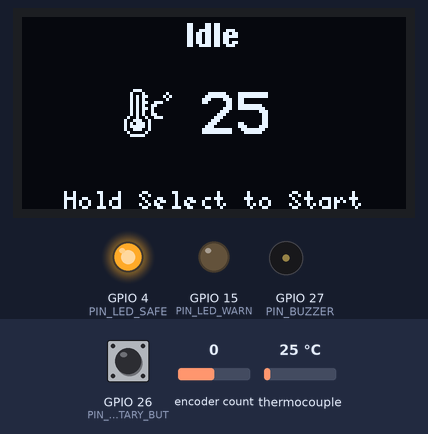
The sketch below on a simulated ESP32. Shown: 128×64 one-colour display, output pins drawn as LEDs (lit = HIGH), buzzer (waves = sounding). The inputs (shaded band) are chosen by the test bench; at power-on: GPIO 26 (PIN_ROTARY_BUT) HIGH, thermocouple 25 °C, encoder count 0. Pins used as bus, display or sensor lines are not drawn; what the sketch prints to the serial monitor is not drawn.

Above: at 3.6 s.
3.7 s: GPIO 26 (PIN_ROTARY_BUT) pulled LOW for 1 s
At 5.3 s:
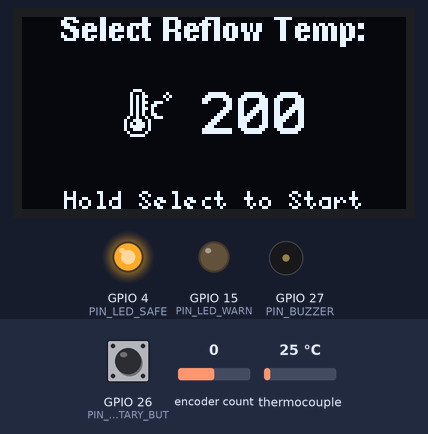
6.2 s: GPIO 26 (PIN_ROTARY_BUT) pulled LOW for 3.2 s
At 7.2 s:
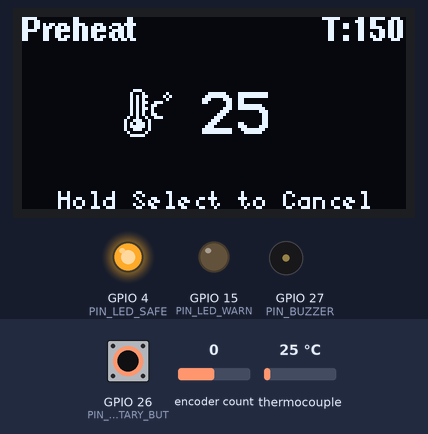
10.9 s: thermocouple set to 38 °C
At 12.3 s:
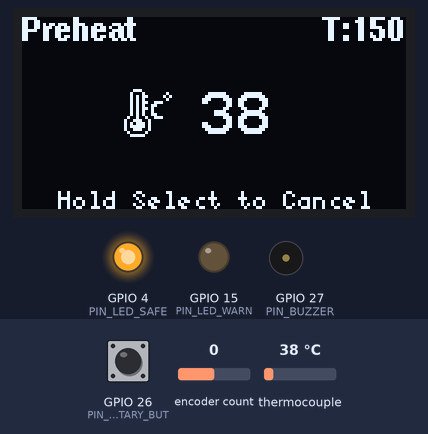
13.1 s: thermocouple set to 44 °C
At 14.2 s:
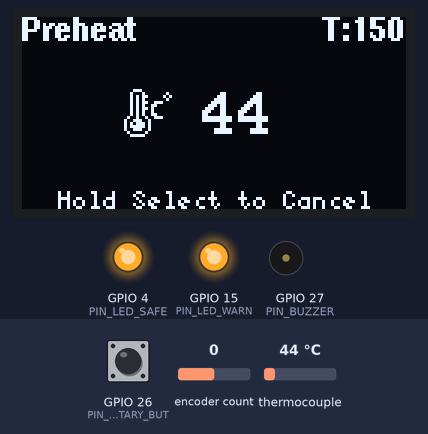
15.2 s: thermocouple set to 75 °C
At 17.0 s:
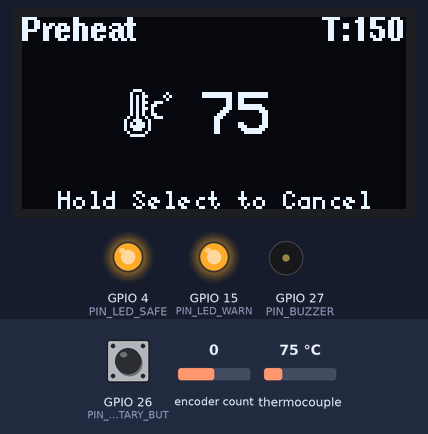
17.3 s: thermocouple set to 86 °C
At 19.1 s:
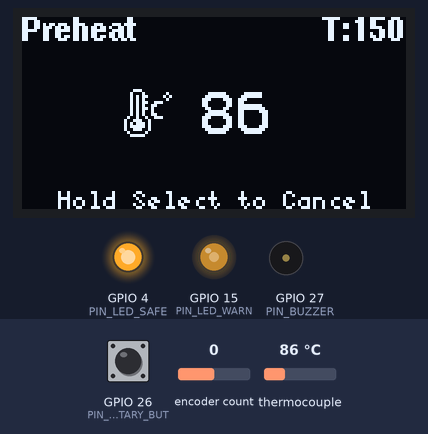
Timing chart, 0 to 20.4 s (numbered marks = the images above; inputs shaded):
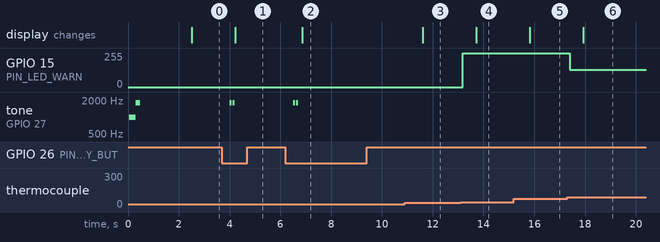

The sketch:

reflowplate.ino
```cpp
/* ---================================YAORP32 v0.1 ==================================---
Software to drive Wattle Labs YAORP32 (Yet Another Open Reflow Plate) based on ESP32 S3
and commonly available aluminium 400W PTC heating plates from AliExpress. Temperature is
determined using a K type thermocouple and read using a MAX6675. The PTC is driven by an
SSR using PWM and controlled by a PID.

Initial 0.1 release for testing and circuit board design purposes. Future improvements may
implement selectable reflow curves. For now the reflow temp can be changed in the UI and
the single curve in the code using "temp_preheat" variable.
*/

/* --- To do ---
1. Add confirmation sound(s) when each phase completes. Maybe a pip to represent each phase
2. Add a safety timer that will shutdown the PID/Hotplate if the elapsed time exceeds a value
*/

// Native libraries
#include <Arduino.h>
#include <Wire.h>

#include "driver/ledc.h" // ESP32 library for hardware timers (for LED flashing, and SSR PWM)

// Third party libraries
#include <U8g2lib.h> // Graphics library for OLED screen - https://github.com/olikraus/u8g2
#include "max6675.h" // MAX6675 thermocouple library - https://github.com/adafruit/MAX6675-library
#include <AutoPID.h> // PID libary - https://ryand.io/AutoPID/
#include "avdweb_Switch.h" // Switch library for debounce and hold function - https://github.com/avdwebLibraries/avdweb_Switch
#include <Rotary.h> // Rotary encoder library

// UI image resources
#include "logos.h"

// I2C GPIO connections for OLED display (SSD1306)
#define PIN_I2C_SDA 21
#define PIN_I2C_SCL 22

// Ancillary GPIO connections for SSR, Buzzer, indicator LEDs
#define PIN_SSR 33
#define PIN_BUZZER 27
#define PIN_LED_SAFE 4
#define PIN_LED_WARN 15

// SPI GPIO connections for MAX6675 Thermocouple Converter
#define PIN_THERMO_SDO 19
#define PIN_THERMO_CS 23
#define PIN_THERMO_SCK 5

// Rotary encoder GPIO connections
#define PIN_ROTARY_CLK 14  // rotary encoder CLK pin
#define PIN_ROTARY_SIG 13  // rotary encoder SIG pin
#define PIN_ROTARY_BUT 26  // press and hold button > 1s to "select"

// PID settings and gains
#define OUTPUT_MIN 0
#define OUTPUT_MAX 255
#define KP 2
#define KI .0025
#define KD 9

/* Try these :)
#define KP .12
#define KI .0003
#define KD 0
*/

#define TEMP_READ_DELAY 250    // Delay in ms to take temperature readings. Max6675 allows only every ~250ms
#define SCREEN_DRAW_DELAY 500  // Delay in ms to update the OLED display.

// Variables /////////////////////////////////////////////////////////////////
unsigned long lastTempUpdate;    //tracks time of last temp update
unsigned long lastScreenUpdate;  //tracks time of last screen update
unsigned long lastTimerUpdate;   // tracks timer of last timer update

int timerMode;  // used to track how long to spend in each mode once temperature is reached by the PID

double temperature, setTemp, outputVal;
double temp_preheat = 150;
double temp_reflow = 200;
int mode;  // 0 = Idle, 1 = Preheat, 2 = Soak, 3 = Reflow
int screen;
char *modeDescription = "";

bool boolAtSetPoint = false;
/////////////////////////////////////////////////////////////////////////////

// Instansiate SSD1306 display object
U8G2_SSD1306_128X64_NONAME_F_HW_I2C u8g2(U8G2_R0, PIN_I2C_SCL, PIN_I2C_SDA, U8X8_PIN_NONE);

// Instantiate MAX6675 thermocouple object
MAX6675 thermocouple(PIN_THERMO_SCK, PIN_THERMO_CS, PIN_THERMO_SDO);

// Instantiate AutoPID object
// input/output variables passed by reference, so they are updated automatically
AutoPID myPID(&temperature, &setTemp, &outputVal, OUTPUT_MIN, OUTPUT_MAX, KP, KI, KD);

// Instantiate rotary encoder rotation detection/debounce object - library "Rotary"
Rotary rotary = Rotary(PIN_ROTARY_CLK, PIN_ROTARY_SIG);

// Instantiate rotary encoder switch debounce object - library "AVDWeb_Switch"
Switch pushButton = Switch(PIN_ROTARY_BUT, INPUT_PULLUP, LOW, 1);

void setup() {
  Serial.begin(115200);
  Serial.println(F("Debug started..."));

  // Setup ledc channels for PWM control of SSR, warning LEDs, and sound output
  // Note the channel set-up was required to ensure SSR PWM freq. = 1kHz. Any other channels resulted in 1Hz and disruption of sound output
  ledcAttachChannel(PIN_SSR, /*PWM_FREQUENCY*/ 1000, /*PWM_RESOUTION */8, /*CHANNEL*/ 7); // 1000Hz needed to drive the plate to full temperatures!
  ledcAttachChannel(PIN_LED_WARN, /*PWM_FREQUENCY=*/4, /*PWM_RESOUTION=*/8, 1);  // 4Hz = lowest freq. hardware timer runs at. 8bit means values 0-255. Channel 1.
  ledcAttachChannel(PIN_LED_SAFE, /*PWM_FREQUENCY=*/4, /*PWM_RESOUTION=*/8, 2);
  ledcAttachChannel(PIN_BUZZER, /*PWM_FREQUENCY=*/4, /*PWM_RESOUTION=*/8, 4);

  // Setup PID
  myPID.setBangBang(30); // Bang bang set to > 30 below setpoint (0 to turn off)
  myPID.setTimeStep(TEMP_READ_DELAY);  // set PID update freq. to same as temperature sensor

  // Ensure status LEDs reflect startup temperature!
  temperature = thermocouple.readCelsius(); // Get plate temperature. We get it directly rather than through the function to mitigate startup delay showing incorrect warning LED status
  updateLEDs(); // Update LEDs based on plate temperature

  ui_boot();  // Display boot screen

  disableSSR();  // Ensure the SSR is turned off at boot

  mode = 0;  // Start in idle mode
  screen = 0; // Start in temp monitoring screen
}

void loop() {
  processEncoder(); // Process the rotary encoder

  getTemperature();  // Get temperature from thermocouple

  updateLEDs();  // Update LEDs based on plate temperature

  updateUI();  // Draw appropriate screen

  processModes(); // Pre-heat, soak, reflow...
}
```

functions.ino
```cpp
//call repeatedly in loop, only updates after a certain time interval
//returns true if update happened
bool getTemperature() {
  if ((millis() - lastTempUpdate) > TEMP_READ_DELAY) {
    temperature = thermocouple.readCelsius();
    lastTempUpdate = millis();
    return true;
  }
  return false;
}

void updateTimer() {
  if ((millis() - lastTimerUpdate) > 1000) {
    if (timerMode > 0) {
      timerMode = timerMode - 1;
      lastTimerUpdate = millis();
      Serial.println(timerMode);
    }
  }
}

// Status LEDs
void updateLEDs() {
  if (temperature > 40 && temperature < 80) {
    ledc_stop(LEDC_HIGH_SPEED_MODE, LEDC_CHANNEL_2, 0);  // stop flashing SAFE LED
    ledcWrite(PIN_LED_WARN, 255);                        // set WARN LED to 100% duty cycle
  } else if (temperature > 80) {
    ledc_stop(LEDC_HIGH_SPEED_MODE, LEDC_CHANNEL_2, 0);  // stop flashing WARN LED
    ledcWrite(PIN_LED_WARN, 128);                        // set SAFE LED to 100% duty cycle
  } else {
    ledc_stop(LEDC_HIGH_SPEED_MODE, LEDC_CHANNEL_1, 0);  // stop flashing WARN LED
    ledcWrite(PIN_LED_SAFE, 255);                        // set SAFE LED to 100% duty cycle
  }
}

void disableSSR() {
  setTemp = 0;
  ledc_stop(LEDC_HIGH_SPEED_MODE, LEDC_CHANNEL_7, 0);
}

void updateSSR(double PWM) {
  ledcWrite(PIN_SSR, PWM);
}

void processModes() {
  // Idle
  if (mode == 0) {  // Idle mode
    disableSSR();
    timerMode = 0;
    modeDescription = "Idle";
  }

  // Preheat to soak
  if (mode == 1) {
    modeDescription = "Preheat";
    setTemp = temp_preheat;

    myPID.run();

    updateSSR(outputVal);

    if (myPID.atSetPoint(2)) {
      timerMode = 90;  // start countdown timer 90s
      mode = 2;        // Soak mode
    }
  }

  // Soak
  if (mode == 2) {
    modeDescription = "Soak";

    myPID.run();

    updateSSR(outputVal);

    if (myPID.atSetPoint(2)) {
      boolAtSetPoint = true;  // only start the timer if we reached the setpoint
    }

    if (boolAtSetPoint) {
      updateTimer();
    }

    // Soak countdown timer is complete, move to reflow
    if (timerMode == 0) {
      timerMode = 15;  // start
      mode = 3;        // Reflow mode
      boolAtSetPoint = false;
    }
  }

  // Reflow
  if (mode == 3) {
    modeDescription = "Reflow";
    setTemp = temp_reflow;

    myPID.run();

    updateSSR(outputVal);

    if (myPID.atSetPoint(2)) {
      boolAtSetPoint = true;  // only start the timer if we reached the setpoint
    }

    if (boolAtSetPoint) {
      updateTimer();
    }

    if (timerMode == 0) {  // reflow is finished, revert to idle mode
      mode = 0;
      screen = 0;
      boolAtSetPoint = false;
    }
  }
}

void processEncoder() {
  // Poll rotary encoder and pushbutton /////////////////////////////////////////
  unsigned char result = rotary.process();
  pushButton.poll();

  // process rotary encoder inputs only when in the temperature select screen ///
  if (screen == 1 && result == DIR_CW && (temp_reflow < 220)) {
    temp_reflow += 5;
    soundClick();
  }

  if (screen == 1 && result == DIR_CCW && (temp_reflow > 160)) {
    temp_reflow -= 5;
    soundClick();
  }

  // Process long press as appropriate
  if (pushButton.longPress()) {
    if (screen == 0) {
      screen = 1;
      soundConfirm();
    } else if (screen == 1) {
      screen = 2;
      mode = 1;
      soundConfirm();
    } else if (screen == 2) {
      screen = 0;
      mode = 0;
      soundCancel();
    }
  }
}

void updateUI() {
  if ((millis() - lastScreenUpdate) > SCREEN_DRAW_DELAY) {

    if (screen == 0) {
      ui_idle(temperature);
    }

    if (screen == 1) {
      ui_temp();
    }

    if (screen == 2) {
      ui_heating(modeDescription, setTemp, temperature, timerMode);
    }

    lastScreenUpdate = millis();
  }
}

void soundBoot() {
  // Play startup sound
  ledcWriteTone(PIN_BUZZER, 1000);
  delay(250);
  ledcWriteTone(PIN_BUZZER, 1800);
  delay(180);
  ledcWriteTone(PIN_BUZZER, 0);
}

void soundCancel() {
  // Play cancel sound
  ledcWriteTone(PIN_BUZZER, 1800);
  delay(300);
  ledcWriteTone(PIN_BUZZER, 0);
  delay(50);
  ledcWriteTone(PIN_BUZZER, 1400);
  delay(300);
  ledcWriteTone(PIN_BUZZER, 0);
  delay(50);
  ledcWriteTone(PIN_BUZZER, 1000);
  delay(100);
  ledcWriteTone(PIN_BUZZER, 0);
}

void soundConfirm() {
  ledcWriteTone(PIN_BUZZER, 1800);
  delay(75);
  ledcWriteTone(PIN_BUZZER, 0);
  delay(50);
  ledcWriteTone(PIN_BUZZER, 1800);
  delay(75);
  ledcWriteTone(PIN_BUZZER, 0);
}

void soundClick() {
  ledcWriteTone(PIN_BUZZER, 1800);
  delay(3);
  ledcWriteTone(PIN_BUZZER, 0);
}

void ui_boot() {
  // Render boot screen and play "on" tone from piezo
  u8g2.begin();
  u8g2.enableUTF8Print();

  u8g2.clearBuffer();
  u8g2.setFontMode(1);
  u8g2.setBitmapMode(1);

  u8g2.drawXBMP(12, 0, 37, 64, icon_logo);

  u8g2.setFont(u8g2_font_helvB08_tr);
  u8g2.drawStr(54, 26, "Wattle Labs");
  u8g2.drawStr(57, 41, "YAORP32");

  u8g2.sendBuffer();
  soundBoot();

  delay(2000);
}

void ui_idle(int temp) {
  // Render idle screen showing current plate temperature
  // screen = 1

  char buffer[4] = "";

  u8g2.clearBuffer();
  u8g2.setFontMode(1);
  u8g2.setBitmapMode(1);

  u8g2.setFont(u8g2_font_helvB08_tr);
  u8g2.drawStr(55, 10, "Idle");

  u8g2.drawXBMP(34, 24, 16, 16, icon_temperature);

  itoa(temp, buffer, 10);  // convert int to string

  u8g2.setFont(u8g2_font_profont22_tr);
  u8g2.drawStr(60, 39, buffer);

  u8g2.setFont(u8g2_font_5x8_tr);
  u8g2.drawStr(14, 64, "Hold Select to Start");

  u8g2.sendBuffer();
}

void ui_temp() {
  // Render temperature selection screen
  // screen = 2
  char buffer[4] = "";

  u8g2.clearBuffer();
  u8g2.setFontMode(1);
  u8g2.setBitmapMode(1);

  u8g2.setFont(u8g2_font_helvB08_tr);
  u8g2.drawStr(13, 8, "Select Reflow Temp:");

  u8g2.drawXBMP(34, 24, 16, 16, icon_temperature);

  itoa(temp_reflow, buffer, 10);  // convert int to string

  u8g2.setFont(u8g2_font_profont22_tr);
  u8g2.drawStr(60, 39, buffer);

  u8g2.setFont(u8g2_font_5x8_tr);
  u8g2.drawStr(14, 64, "Hold Select to Start");

  u8g2.sendBuffer();
}

void ui_heating(char *phase, int temp_target, int temp_current, int timer) {
  // Render heating screen showing current phase
  // screen = 3
  char buffer[4] = "";

  u8g2.clearBuffer();
  u8g2.setFontMode(1);
  u8g2.setBitmapMode(1);

  u8g2.setFont(u8g2_font_5x8_tr);
  u8g2.drawStr(12, 64, "Hold Select to Cancel");

  u8g2.drawXBMP(34, 24, 16, 16, icon_temperature);

  itoa(temp_target, buffer, 10);  // convert int to string
  u8g2.setFont(u8g2_font_helvB08_tr);
  u8g2.drawStr(100, 8, "T:");
  u8g2.drawStr(110, 8, buffer);

  if (timer > 0) { // only display a timer if one is active
    itoa(timer, buffer, 10);  // convert int to string
    u8g2.drawStr(58, 8, buffer);
  }

  u8g2.setFont(u8g2_font_helvB08_tr);
  u8g2.drawStr(0, 8, phase);

  itoa(temp_current, buffer, 10);  // convert int to string
  u8g2.setFont(u8g2_font_profont22_tr);
  u8g2.drawStr(60, 39, buffer);

  u8g2.sendBuffer();
}
```

Source omitted: logos.h (data table, 1921 bytes)

Measured:
- the behaviour switches between 40 and 41 °C on thermocouple (found by bisection; images 3 and 4)
- the behaviour switches between 80 and 81 °C on thermocouple (found by bisection; images 5 and 6)
- after the input at 3.7 s, tone on GPIO 27 (PIN_BUZZER): alternates 1800 Hz for 0.08 s and silent for 0.05 s, 4 changes in all, then stays silent, starting after 0.30 s; the display: changes after 0.53 s (image 1)
- after the input at 6.2 s, tone on GPIO 27 (PIN_BUZZER): alternates 1800 Hz for 0.08 s and silent for 0.05 s, 4 changes in all, then stays silent, starting after 0.30 s; the display: changes after 0.66 s (image 2)
- after the input at 10.9 s, the display: changes after 0.70 s (image 3)
- after the input at 13.1 s, GPIO 15 (PIN_LED_WARN): 0/255 → 255/255 after 0.08 s; the display: changes after 0.61 s (image 4)
- after the input at 15.2 s, the display: changes after 0.62 s (image 5)
- after the input at 17.3 s, GPIO 15 (PIN_LED_WARN): 255/255 → 128/255 after 0.10 s; the display: changes after 0.62 s (image 6)
